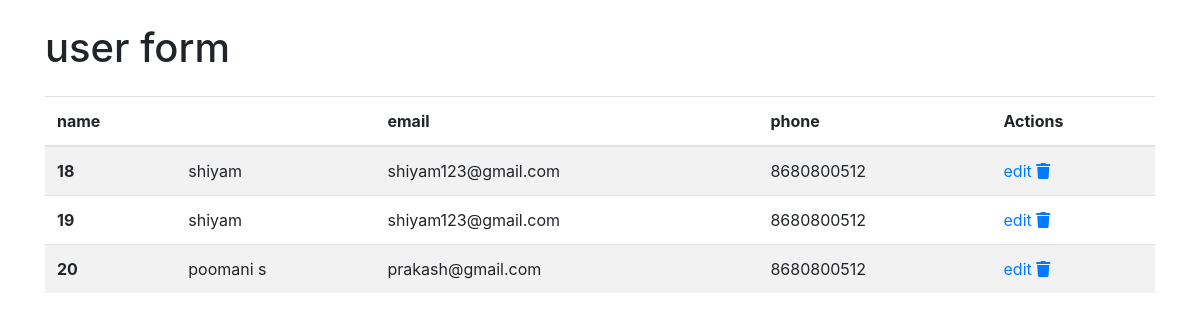
The page /show.php on the database its author committed.
### tables this page shows
CREATE TABLE `team` (
  `id` int(255) NOT NULL,
  `name` varchar(255) NOT NULL,
  `email` varchar(255) NOT NULL,
  `phone` varchar(255) NOT NULL,
  `state` varchar(256) NOT NULL
);

### show.php (the view, shortened to what this page needs)
<!DOCTYPE html>
<html lang="en">
<head>
    <link rel="stylesheet" href="https://stackpath.bootstrapcdn.com/bootstrap/4.3.1/css/bootstrap.min.css">
    <link rel="stylesheet" href="https://cdnjs.cloudflare.com/ajax/libs/font-awesome/5.15.3/css/all.min.css">
</head>
<body>
    <div class="container">
        <h1 class="my-4">user form</h1>
        <table class="table table-striped">
            <thead>
                <tr>
                    <th scope="col">name</th>
                    <th scope="col"></th>
                    <th scope="col">email</th>
                    <th scope="col">phone</th>
                    <th scope="col">Actions</th>
                </tr>
            </thead>
            <tbody>
                <?php
                $conn = new mysqli('localhost', 'root', '', 'customer');
                $query = "SELECT * FROM team";
                $result = mysqli_query($conn, $query);
                if ($result) {
                    while ($row = mysqli_fetch_assoc($result)) {
                        echo "<tr>";
                        echo "<th scope='row'>" . htmlspecialchars($row['id']) . "</th>";
                        echo "<td>" . htmlspecialchars($row['name']) . "</td>";
                        echo "<td>" . htmlspecialchars($row['email']) . "</td>";
                        echo "<td>" . htmlspecialchars($row['phone']) . "</td>";
                        echo "<td>
                        <div class='edit-delete'>
                        <a href='update.php?id=" . htmlspecialchars($row['id'])  . "' class='update-service'>edit</a>
                        <a href='upe.php?id=" . htmlspecialchars($row['id'])  . "'><i class='fa fa-trash' aria-hidden='true'></i></a>
                        </div>
                        </td>";
                        echo "</tr>";
                    }
                } else {
                    echo "<tr><td colspan='3'>No records found</td></tr>";
                }
                ?>
            </tbody>
        </table>
    </div>
</body>
</html>

### rows shown on the page
team: id "18", name "shiyam", email "shiyam123@gmail.com", phone "8680800512"
team: id "19", name "shiyam", email "shiyam123@gmail.com", phone "8680800512"
team: id "20", name "poomani s", email "prakash@gmail.com", phone "8680800512"
